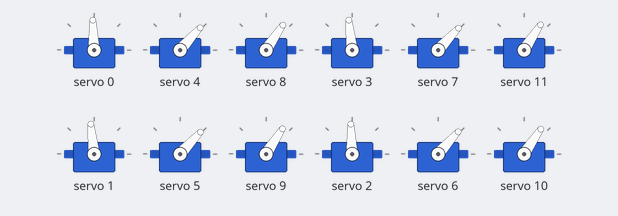
Bench run of a sketch on a simulated ESP32. Shown: 12 × servo.

Above: at 1.1 s.
At 1.6 s:
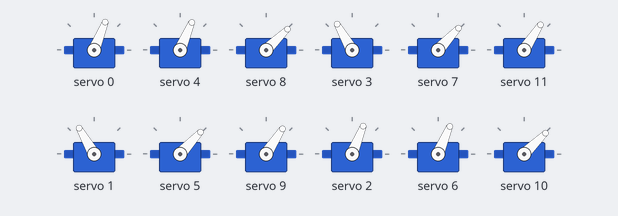
At 2.1 s:
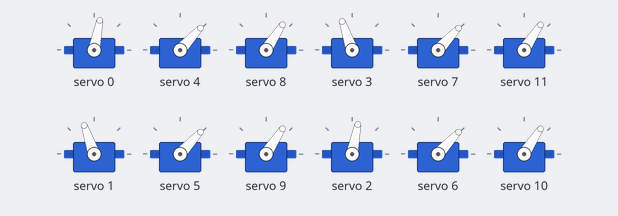
At 2.7 s:
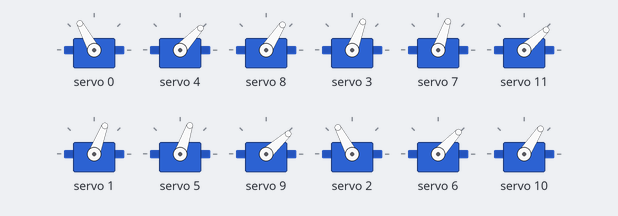
At 3.0 s:
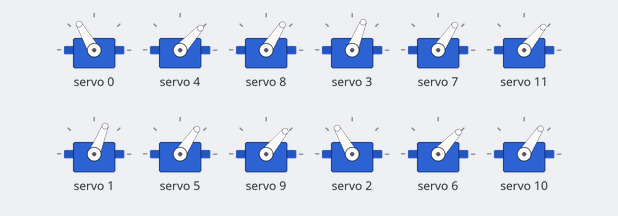
At 3.35 s:
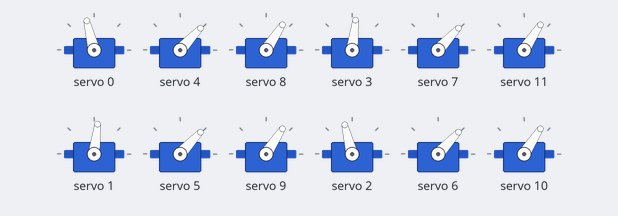
Timing chart, 0 to 6.7 s (numbered marks = the images above):
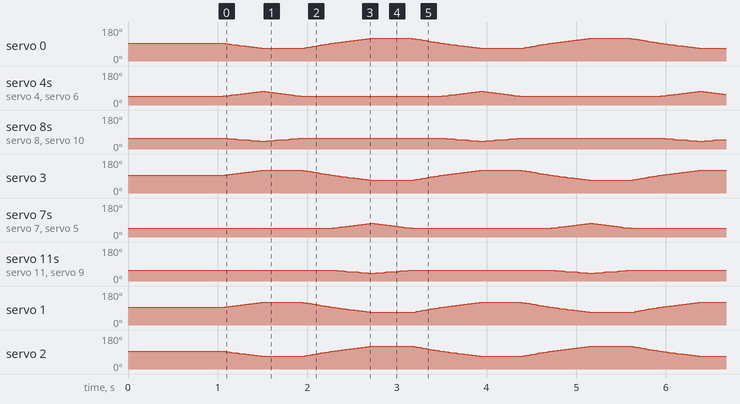

The sketch:

walking_code.ino
```cpp
#include <Wire.h>
#include <Adafruit_PWMServoDriver.h>

Adafruit_PWMServoDriver pca9685(0x40);

#define SERVOMIN 110
#define SERVOMAX 510

#define FL1 0
#define FL2 4
#define FL3 8

#define BL1 1
#define BL2 5
#define BL3 9

#define BR1 2
#define BR2 6
#define BR3 10

#define FR1 3
#define FR2 7
#define FR3 11

int h1 = 90, h2 = 45, h3 = 55;

int fl1=h1, fl2=h2, fl3=h3;
int bl1=h1, bl2=h2, bl3=h3;
int br1=h1, br2=h2, br3=h3;
int fr1=h1, fr2=h2, fr3=h3;

bool walking = false;

int angleToPulse(int a){ return map(a,0,180,SERVOMIN,SERVOMAX); }

void setServo(int ch,int a){ pca9685.setPWM(ch,0,angleToPulse(constrain(a,0,180))); }

void moveAll(
  int fl1_t,int fl2_t,int fl3_t,
  int fr1_t,int fr2_t,int fr3_t,
  int bl1_t,int bl2_t,int bl3_t,
  int br1_t,int br2_t,int br3_t,
  int steps=20,int dly=15){

  int s_fl1=fl1, s_fl2=fl2, s_fl3=fl3;
  int s_fr1=fr1, s_fr2=fr2, s_fr3=fr3;
  int s_bl1=bl1, s_bl2=bl2, s_bl3=bl3;
  int s_br1=br1, s_br2=br2, s_br3=br3;

  for(int i=1;i<=steps;i++){
    setServo(FL1, s_fl1 + (fl1_t-s_fl1)*i/steps);
    setServo(FL2, s_fl2 + (fl2_t-s_fl2)*i/steps);
    setServo(FL3, s_fl3 + (fl3_t-s_fl3)*i/steps);

    setServo(FR1, s_fr1 + (fr1_t-s_fr1)*i/steps);
    setServo(FR2, s_fr2 + (fr2_t-s_fr2)*i/steps);
    setServo(FR3, s_fr3 + (fr3_t-s_fr3)*i/steps);

    setServo(BL1, s_bl1 + (bl1_t-s_bl1)*i/steps);
    setServo(BL2, s_bl2 + (bl2_t-s_bl2)*i/steps);
    setServo(BL3, s_bl3 + (bl3_t-s_bl3)*i/steps);

    setServo(BR1, s_br1 + (br1_t-s_br1)*i/steps);
    setServo(BR2, s_br2 + (br2_t-s_br2)*i/steps);
    setServo(BR3, s_br3 + (br3_t-s_br3)*i/steps);

    delay(dly);
  }

  fl1=fl1_t; fl2=fl2_t; fl3=fl3_t;
  fr1=fr1_t; fr2=fr2_t; fr3=fr3_t;
  bl1=bl1_t; bl2=bl2_t; bl3=bl3_t;
  br1=br1_t; br2=br2_t; br3=br3_t;
}

void HOME() {
  moveAll(h1,h2,h3, h1,h2,h3, h1,h2,h3, h1,h2,h3, 25,15);
}

void WALK() {
  moveAll(65,70,40, 115,45,55, 115,45,55, 65,70,40, 20,15);
  moveAll(65,45,55, 115,45,55, 115,45,55, 65,45,55, 20,15);
  moveAll(90,45,55, 90,45,55, 90,45,55, 90,45,55, 15,15);

  moveAll(115,45,55, 65,70,40, 65,70,40, 115,45,55, 20,15);
  moveAll(115,45,55, 65,45,55, 65,45,55, 115,45,55, 20,15);
  moveAll(90,45,55, 90,45,55, 90,45,55, 90,45,55, 15,15);
}

void setup(){
  Serial.begin(115200);
  Wire.begin(21,22);
  pca9685.begin();
  pca9685.setPWMFreq(50);
  delay(500);
  HOME();
}

void loop(){
  WALK();
}
```
